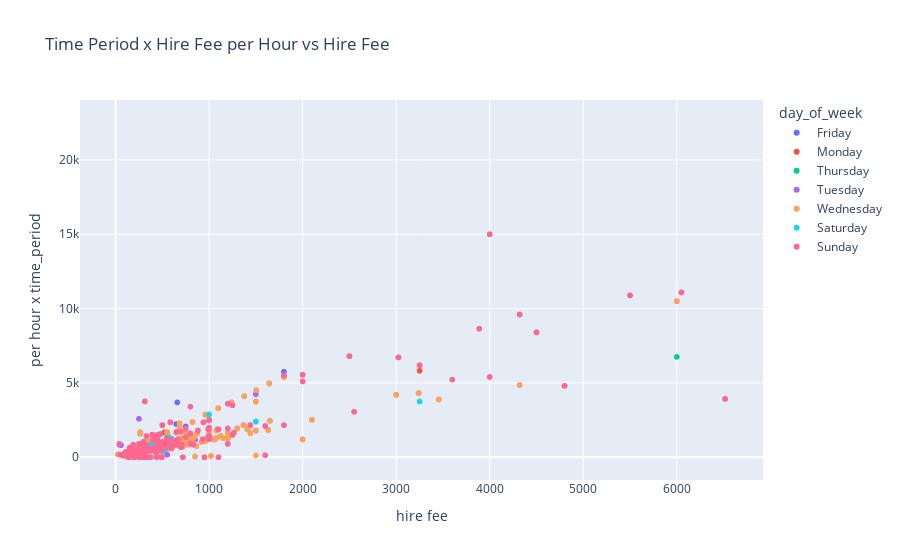

Notebook cell for this chart:
### Code cell
fig = px.scatter(plotting_table, x="hire fee", y="per hour x time_period", 
                 color = 'day_of_week', 
                 title = 'Time Period x Hire Fee per Hour vs Hire Fee')
fig.show()

### Figure 1 — Plotly figure (JSON) as saved in the notebook; plotly's stock layout.template omitted (floating-point values rounded to 4 significant figures; data arrays with more than 128 entries replaced by an {"elided": "..."} marker saying what was removed)
{"data": [{"hovertemplate": "day_of_week=Friday<br>hire fee=%{x}<br>per hour x time_period=%{y}<extra></extra>", "legendgroup": "Friday", "marker": {"color": "#636efa", "symbol": "circle"}, "mode": "markers", "name": "Friday", "showlegend": true, "type": "scattergl", "x": {"elided": "794 float values"}, "xaxis": "x", "y": {"elided": "794 float values"}, "yaxis": "y"}, {"hovertemplate": "day_of_week=Monday<br>hire fee=%{x}<br>per hour x time_period=%{y}<extra></extra>", "legendgroup": "Monday", "marker": {"color": "#EF553B", "symbol": "circle"}, "mode": "markers", "name": "Monday", "showlegend": true, "type": "scattergl", "x": {"elided": "781 float values"}, "xaxis": "x", "y": {"elided": "781 float values"}, "yaxis": "y"}, {"hovertemplate": "day_of_week=Thursday<br>hire fee=%{x}<br>per hour x time_period=%{y}<extra></extra>", "legendgroup": "Thursday", "marker": {"color": "#00cc96", "symbol": "circle"}, "mode": "markers", "name": "Thursday", "showlegend": true, "type": "scattergl", "x": {"elided": "788 float values"}, "xaxis": "x", "y": {"elided": "788 float values"}, "yaxis": "y"}, {"hovertemplate": "day_of_week=Tuesday<br>hire fee=%{x}<br>per hour x time_period=%{y}<extra></extra>", "legendgroup": "Tuesday", "marker": {"color": "#ab63fa", "symbol": "circle"}, "mode": "markers", "name": "Tuesday", "showlegend": true, "type": "scattergl", "x": {"elided": "782 float values"}, "xaxis": "x", "y": {"elided": "782 float values"}, "yaxis": "y"}, {"hovertemplate": "day_of_week=Wednesday<br>hire fee=%{x}<br>per hour x time_period=%{y}<extra></extra>", "legendgroup": "Wednesday", "marker": {"color": "#FFA15A", "symbol": "circle"}, "mode": "markers", "name": "Wednesday", "showlegend": true, "type": "scattergl", "x": {"elided": "787 float values"}, "xaxis": "x", "y": {"elided": "787 float values"}, "yaxis": "y"}, {"hovertemplate": "day_of_week=Saturday<br>hire fee=%{x}<br>per hour x time_period=%{y}<extra></extra>", "legendgroup": "Saturday", "marker": {"color": "#19d3f3", "symbol": "circle"}, "mode": "markers", "name": "Saturday", "showlegend": true, "type": "scattergl", "x": {"elided": "397 float values"}, "xaxis": "x", "y": {"elided": "397 float values"}, "yaxis": "y"}, {"hovertemplate": "day_of_week=Sunday<br>hire fee=%{x}<br>per hour x time_period=%{y}<extra></extra>", "legendgroup": "Sunday", "marker": {"color": "#FF6692", "symbol": "circle"}, "mode": "markers", "name": "Sunday", "showlegend": true, "type": "scattergl", "x": {"elided": "369 float values"}, "xaxis": "x", "y": {"elided": "369 float values"}, "yaxis": "y"}], "layout": {"autosize": true, "legend": {"title": {"text": "day_of_week"}, "tracegroupgap": 0}, "title": {"text": "Time Period x Hire Fee per Hour vs Hire Fee"}, "xaxis": {"anchor": "y", "autorange": true, "domain": [0, 1], "range": [-368.4, 6909.0], "title": {"text": "hire fee"}, "type": "linear"}, "yaxis": {"anchor": "x", "autorange": true, "domain": [0, 1], "range": [-1857.0, 24360.0], "title": {"text": "per hour x time_period"}, "type": "linear"}}}
